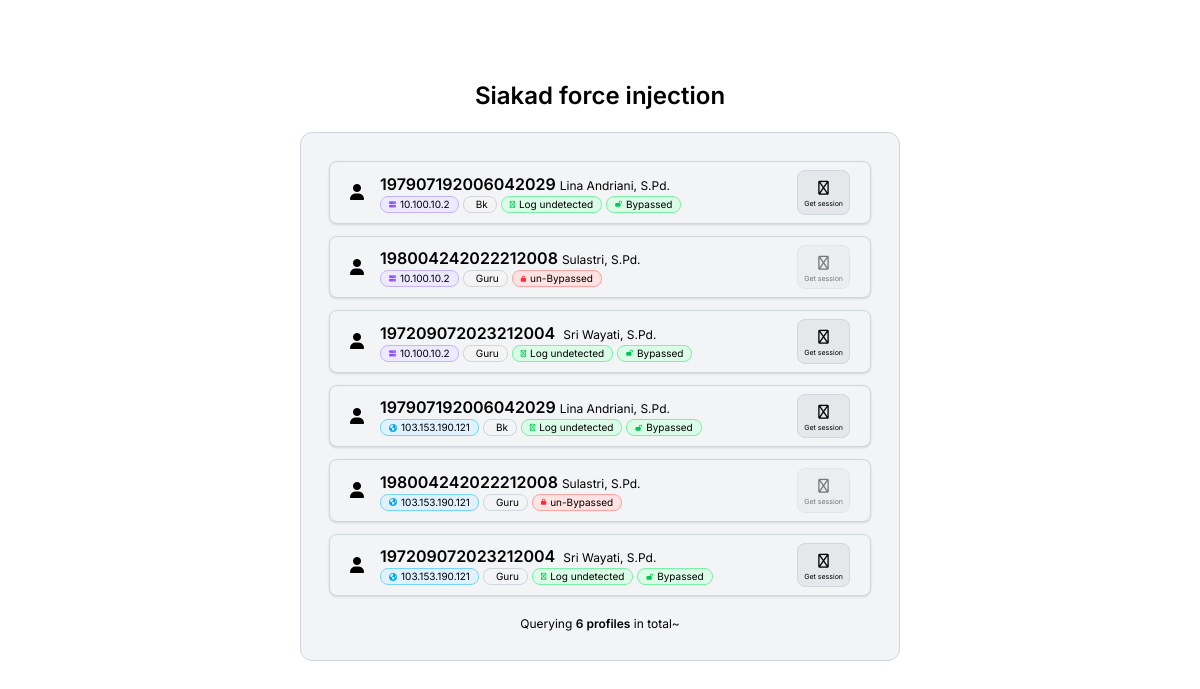
Screenshot of /views/main with the database file from the repository.
### tables this page shows
CREATE TABLE `profiles` (
  `idKey` int NOT NULL,
  `userDisplay` varchar(255) NOT NULL,
  `nameDisplay` varchar(255) NOT NULL,
  `userKey` varchar(255) NOT NULL,
  `passKey` varchar(255) NOT NULL,
  `levelKey` varchar(255) NOT NULL,
  `bypass` enum('true','false') NOT NULL,
  `detect` enum('true','false') NOT NULL
);

### views/main.php (the view, shortened to what this page needs)
<?php
require '../database/config.php';
$sql = "SELECT * FROM profiles ORDER BY levelKey ASC";
$result = $conn->query($sql);
?>
<!DOCTYPE html>
<html lang="en">
<head>
    <link rel="stylesheet" href="../src/output.css">
    <link rel="stylesheet" href="https://site-assets.fontawesome.com/releases/v6.6.0/css/all.css">
    <link rel="stylesheet" href="../lib/css/font.css">
    <link rel="stylesheet" href="../lib/css/keyframes.css">
</head>
<body>
    <center>
        <div class="my-20">
            <h1 class="text-2xl font-semibold">Siakad force injection</h1>
            <div class="profiles w-150 h-[70vh] mt-5 bg-gray-100 border border-gray-300 p-7 rounded-xl overflow-y-scroll">
                <?php $order = 0; foreach($result as $data): $order++; ?>
                <div class="profile flex items-center justify-between w-full bg-gray-100 border border-gray-300 rounded-lg px-5 py-2 mb-3 shadow-sm">
                    <div class="inner-profile flex items-center">
                        <i class="fa-solid fa-user text-base"></i>
                        <div class="profile-information inline text-left ml-4">
                            <p class="font-semibold"><?= $data['userDisplay'] ?><span class="font-normal text-xs ml-1"><?= $data['nameDisplay'] ?></span></p>
                            <div class="profile-status flex items-center aling-start gap-1">
                                <p class="flex items-center w-fit text-[10px] bg-violet-100 border border-violet-300 rounded-lg px-2">
                                    <i class="mr-1 fa-solid fa-server text-[7px] text-violet-500"></i>
                                    10.100.10.2
                                </p>
                                <p class="flex items-center w-fit text-[10px] bg-zinc-100 border border-zinc-300 rounded-lg px-2">
                                    <?= ucfirst($data['levelKey']) ?>
                                </p>
                                <?php if($data['detect'] == 'false' && $data['bypass'] == 'true'){  ?>
                                    <p class="flex items-center w-fit text-[10px] bg-green-100 border border-green-300 rounded-lg px-2">
                                        <i class="mr-1 fa-regular fa-user-secret text-[7px] text-green-500"></i>
                                        Log undetected
                                    </p>
                                <?php } else { ?>
                                <?php } ?>
                                <?php if($data['bypass'] == 'true'){ ?>
                                    <p class="flex items-center w-fit text-[10px] bg-green-100 border border-green-300 rounded-lg px-2">
                                        <i class="mr-1 fa-solid fa-lock-open text-[6px] text-green-500"></i>
                                        Bypassed
                                    </p>
                                <?php } else { ?>
                                    <p class="flex items-center w-fit text-[10px] bg-red-100 border border-red-300 rounded-lg px-2">
                                        <i class="mr-1 fa-solid fa-lock text-[6px] text-red-500"></i>
                                        un-Bypassed
                                    </p>
                                <?php } ?>
                            </div>
                        </div>
                    </div>
                    <?php if($data['bypass'] == 'true'){ ?>
                        <button onclick="directing('local', <?= $order ?>)" class="direct bg-gray-200 border border-gray-300 rounded-lg px-1.5 py-1 cursor-pointer">
                            <i class="fa-regular fa-key text-sm"></i>
                            <p class="text-[7px]">Get session</p>
                        </button>
                    <?php } else { ?>
                        <div class="direct opacity-50 bg-gray-200 border border-gray-300 rounded-lg px-1.5 py-1 cursor-not-allowed">
                            <i class="fa-regular fa-lock text-sm"></i>
                            <p class="text-[7px]">Get session</p>
                        </div>
                    <?php } ?>
                </div>
                <?php endforeach; ?>
                <?php $order = 0; foreach($result as $data): $order++; ?>
                <div class="profile flex items-center justify-between w-full bg-gray-100 border border-gray-300 rounded-lg px-5 py-2 mb-3 shadow-sm">
                    <div class="inner-profile flex items-center">
                        <i class="fa-solid fa-user text-base"></i>
                        <div class="profile-information inline text-left ml-4">
                            <p class="font-semibold"><?= $data['userDisplay'] ?><span class="font-normal text-xs ml-1"><?= $data['nameDisplay'] ?></span></p>
                            <div class="profile-status flex items-center aling-start gap-1">
                                <p class="flex items-center w-fit text-[10px] bg-sky-100 border border-sky-300 rounded-lg px-2">
                                    <i class="mr-1 fa-solid fa-earth-americas text-[8px] text-sky-500"></i>
                                    103.153.190.121
                                </p>
                                <p class="flex items-center w-fit text-[10px] bg-gray-100 border border-gray-300 rounded-lg px-2">
                                    <?= ucfirst($data['levelKey']) ?>
                                </p>
                                <?php if($data['detect'] == 'false' && $data['bypass'] == 'true'){  ?>
                                    <p class="flex items-center w-fit text-[10px] bg-green-100 border border-green-300 rounded-lg px-2">
                                        <i class="mr-1 fa-regular fa-user-secret text-[7px] text-green-500"></i>
                                        Log undetected
                                    </p>
                                <?php } else { ?>
                                <?php } ?>
                                <?php if($data['bypass'] == 'true'){ ?>
                                    <p class="flex items-center w-fit text-[10px] bg-green-100 border border-green-300 rounded-lg px-2">
                                        <i class="mr-1 fa-solid fa-lock-open text-[6px] text-green-500"></i>
                                        Bypassed
                                    </p>
                                <?php } else { ?>
                                    <p class="flex items-center w-fit text-[10px] bg-red-100 border border-red-300 rounded-lg px-2">
                                        <i class="mr-1 fa-solid fa-lock text-[6px] text-red-500"></i>
                                        un-Bypassed
                                    </p>
                                <?php } ?>
                            </div>
                        </div>
                    </div>
                    <?php if($data['bypass'] == 'true'){ ?>
                        <button onclick="directing('server', <?= $order ?>)" class="direct bg-gray-200 border border-gray-300 rounded-lg px-1.5 py-1 cursor-pointer">
                            <i class="fa-regular fa-key text-sm"></i>
                            <p class="text-[7px]">Get session</p>
                        </button>
                    <?php } else { ?>
                        <div class="direct opacity-50 bg-gray-200 border border-gray-300 rounded-lg px-1.5 py-1 cursor-not-allowed">
                            <i class="fa-regular fa-lock text-sm"></i>
                            <p class="text-[7px]">Get session</p>
                        </div>
                    <?php } ?>
                </div>
                <?php endforeach; ?>
                <p class="text-xs mt-5">Querying <span class="font-semibold"><?= mysqli_num_rows($result) * 2 ?> profiles</span> in total~</p>
            </div>
        </div>
    </center>
</body>
</html>

### rows the page displays
profiles: userDisplay "197907192006042029", nameDisplay "Lina Andriani, S.Pd.", levelKey "Bk", detect "false" (drawn), bypass "true" (drawn)
profiles: userDisplay "198004242022212008", nameDisplay "Sulastri, S.Pd.", levelKey "Guru", bypass "false" (drawn)
profiles: userDisplay "197209072023212004", nameDisplay "Sri Wayati, S.Pd.", levelKey "Guru", detect "false" (drawn), bypass "true" (drawn)

### other values shown
mysqli_num_rows($result) * 2 "6"
